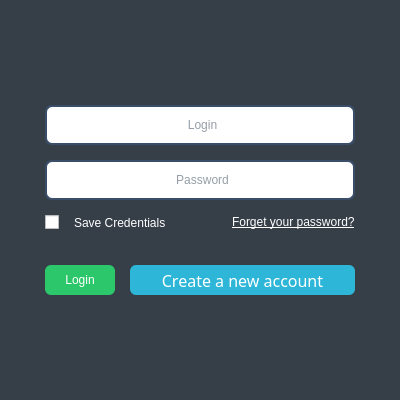
<?xml version="1.0" encoding="UTF-8"?>
<ui version="4.0">
 <class>LoginWindow</class>
 <widget class="QWidget" name="LoginWindow">
  <property name="geometry">
   <rect>
    <x>0</x>
    <y>0</y>
    <width>400</width>
    <height>400</height>
   </rect>
  </property>
  <property name="minimumSize">
   <size>
    <width>400</width>
    <height>400</height>
   </size>
  </property>
  <property name="maximumSize">
   <size>
    <width>400</width>
    <height>400</height>
   </size>
  </property>
  <property name="windowTitle">
   <string>LoginWindow</string>
  </property>
  <property name="styleSheet">
   <string notr="true"/>
  </property>
  <layout class="QVBoxLayout" name="verticalLayout_2">
   <property name="spacing">
    <number>0</number>
   </property>
   <property name="leftMargin">
    <number>0</number>
   </property>
   <property name="topMargin">
    <number>0</number>
   </property>
   <property name="rightMargin">
    <number>0</number>
   </property>
   <property name="bottomMargin">
    <number>0</number>
   </property>
   <item>
    <layout class="QVBoxLayout" name="verticalLayout">
     <property name="spacing">
      <number>0</number>
     </property>
     <item>
      <widget class="QWidget" name="verticalWidget" native="true">
       <property name="styleSheet">
        <string notr="true">QWidget#verticalWidget {
	background-color: rgb(54, 63, 72, 255);	
	
	background-image: url(:/MainWindow/Images/BackGroundBar.png);
	background-position: center;
}

QLabel {
	color: rgba(255, 255,255);
	font: 12px &quot;Marid Pro&quot;;
}

QLineEdit {
	background-color: rgb(255,255,255);
	border: 2px  solid rgba(58, 78, 105);
	border-radius: 7px;
	font: bold 12px &quot;Marid Pro&quot;;
	color: rgb(44, 62,80);
}

QLineEdit::focus{
	border: 2px  solid rgba(78, 108, 155);
}

QCheckBox{
	color:  rgb(58, 78, 105);
	font: bold 9pt &quot;Marid Pro&quot;;
spacing: 15px;
}
QCheckBox::indicator:checked {
     image: url(:/MainWindow/Images/CheckBoxChecked.png);
 }

QCheckBox::indicator:unchecked {
     image: url(:/MainWindow/Images/CheckBox.png);
 }</string>
       </property>
       <layout class="QVBoxLayout" name="verticalLayout_3">
        <property name="leftMargin">
         <number>45</number>
        </property>
        <property name="topMargin">
         <number>40</number>
        </property>
        <property name="rightMargin">
         <number>45</number>
        </property>
        <property name="bottomMargin">
         <number>40</number>
        </property>
        <item>
         <spacer name="verticalSpacer_3">
          <property name="orientation">
           <enum>Qt::Vertical</enum>
          </property>
          <property name="sizeHint" stdset="0">
           <size>
            <width>20</width>
            <height>40</height>
           </size>
          </property>
         </spacer>
        </item>
        <item>
         <layout class="QGridLayout" name="gridLayout">
          <property name="spacing">
           <number>15</number>
          </property>
          <item row="0" column="0" colspan="3">
           <widget class="QLineEdit" name="edLogin">
            <property name="minimumSize">
             <size>
              <width>0</width>
              <height>40</height>
             </size>
            </property>
            <property name="maximumSize">
             <size>
              <width>16777215</width>
              <height>40</height>
             </size>
            </property>
            <property name="styleSheet">
             <string notr="true">QLineEdit {
image: url(:/MainWindow/Images/Human.png);
image-position: left;
padding-left: 5px;
}</string>
            </property>
            <property name="alignment">
             <set>Qt::AlignCenter</set>
            </property>
            <property name="placeholderText">
             <string>Login</string>
            </property>
           </widget>
          </item>
          <item row="5" column="0">
           <widget class="QPushButton" name="pbSignIn">
            <property name="minimumSize">
             <size>
              <width>70</width>
              <height>30</height>
             </size>
            </property>
            <property name="maximumSize">
             <size>
              <width>70</width>
              <height>30</height>
             </size>
            </property>
            <property name="styleSheet">
             <string notr="true">QPushButton{
	border-radius: 6px;
	font: 12pt &quot;Marid Pro&quot;;
	color: rgb(255, 255, 255);
 	background-color: rgb(44, 199, 106, 255);
}</string>
            </property>
            <property name="text">
             <string>Login</string>
            </property>
           </widget>
          </item>
          <item row="3" column="0" colspan="2">
           <widget class="QCheckBox" name="cbSavePassword">
            <property name="styleSheet">
             <string notr="true">QCheckBox{
	/*font: 9pt &quot;Marid Pro&quot;;*/
	color: rgb(255, 255, 255);
}</string>
            </property>
            <property name="text">
             <string>Save Credentials</string>
            </property>
           </widget>
          </item>
          <item row="1" column="0" colspan="3">
           <widget class="QLineEdit" name="edPassword">
            <property name="minimumSize">
             <size>
              <width>0</width>
              <height>40</height>
             </size>
            </property>
            <property name="maximumSize">
             <size>
              <width>16777215</width>
              <height>40</height>
             </size>
            </property>
            <property name="styleSheet">
             <string notr="true">QLineEdit {
	image: url(:/MainWindow/Images/Key.png);
image-position: left;
padding-left: 5px;
}</string>
            </property>
            <property name="echoMode">
             <enum>QLineEdit::Password</enum>
            </property>
            <property name="alignment">
             <set>Qt::AlignCenter</set>
            </property>
            <property name="placeholderText">
             <string>Password</string>
            </property>
           </widget>
          </item>
          <item row="5" column="1" colspan="2">
           <widget class="QPushButton" name="pbSignUp">
            <property name="minimumSize">
             <size>
              <width>0</width>
              <height>30</height>
             </size>
            </property>
            <property name="maximumSize">
             <size>
              <width>16777215</width>
              <height>30</height>
             </size>
            </property>
            <property name="font">
             <font>
              <family>Marid Pro</family>
              <pointsize>12</pointsize>
              <weight>50</weight>
              <italic>false</italic>
              <bold>false</bold>
             </font>
            </property>
            <property name="styleSheet">
             <string notr="true">QPushButton{
	border-radius: 6px;
	font:  12pt &quot;Marid Pro&quot;;
	color: rgb(255, 255, 255);
 	background-color: rgb(45, 182, 216, 255);
}</string>
            </property>
            <property name="text">
             <string>Create a new account</string>
            </property>
           </widget>
          </item>
          <item row="3" column="2">
           <widget class="QLabel" name="lbForgotPass">
            <property name="text">
             <string>&lt;!DOCTYPE HTML PUBLIC &quot;-//W3C//DTD HTML 4.0//EN&quot; &quot;http://www.w3.org/TR/REC-html40/strict.dtd&quot;&gt;
&lt;html&gt;&lt;head&gt;&lt;meta name=&quot;qrichtext&quot; content=&quot;1&quot; /&gt;&lt;style type=&quot;text/css&quot;&gt;
p, li { white-space: pre-wrap; }
&lt;/style&gt;&lt;/head&gt;&lt;body style=&quot; font-family:'Marid Pro'; font-weight:400; font-style:normal;&quot;&gt;
&lt;p style=&quot; margin-top:0px; margin-bottom:0px; margin-left:0px; margin-right:0px; -qt-block-indent:0; text-indent:0px;&quot;&gt;&lt;a href=&quot;http://&quot;&gt;&lt;span style=&quot; text-decoration: underline; color:#ffffff;&quot;&gt;Forget your password?&lt;/span&gt;&lt;/a&gt;&lt;/p&gt;&lt;/body&gt;&lt;/html&gt;</string>
            </property>
            <property name="openExternalLinks">
             <bool>true</bool>
            </property>
           </widget>
          </item>
          <item row="4" column="0">
           <spacer name="verticalSpacer">
            <property name="orientation">
             <enum>Qt::Vertical</enum>
            </property>
            <property name="sizeType">
             <enum>QSizePolicy::Maximum</enum>
            </property>
            <property name="sizeHint" stdset="0">
             <size>
              <width>20</width>
              <height>20</height>
             </size>
            </property>
           </spacer>
          </item>
         </layout>
        </item>
        <item>
         <spacer name="verticalSpacer_2">
          <property name="orientation">
           <enum>Qt::Vertical</enum>
          </property>
          <property name="sizeHint" stdset="0">
           <size>
            <width>20</width>
            <height>40</height>
           </size>
          </property>
         </spacer>
        </item>
       </layout>
      </widget>
     </item>
    </layout>
   </item>
  </layout>
 </widget>
 <layoutdefault spacing="6" margin="11"/>
 <resources/>
 <connections/>
</ui>
